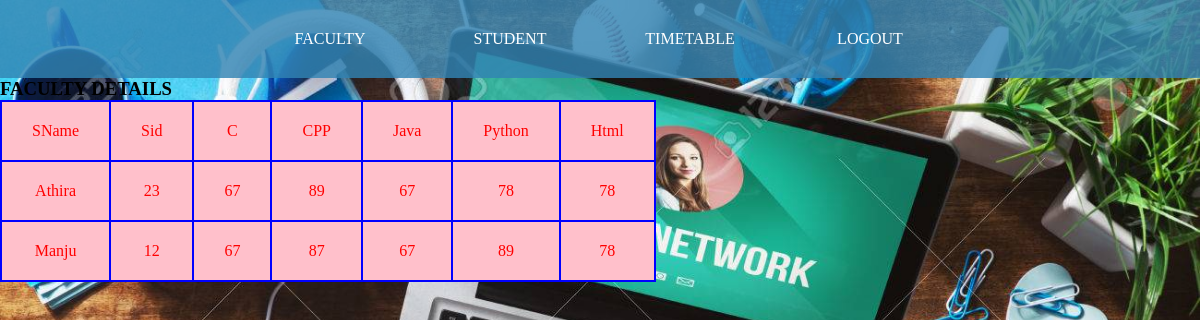
Screenshot of /fmafet with the database file from the repository.
### regapp/models.py (models this page shows)
class Mark(models.Model):
    Sname=models.CharField(max_length=20)
    Sid=models.IntegerField(null="True",blank="True")
    C=models.IntegerField()
    CPP=models.IntegerField()
    Java=models.IntegerField()
    Python=models.IntegerField()
    Html=models.IntegerField()
    class meta:
        db_table="Mark"

### regapp/views.py (the view)
# urls.py: path('fmafet',views.facmfe,name='fmafet'),
def facmfe(request):
    queryset4=Mark.objects.all()
    return render(request,'fmafet.html',{'authors':queryset4})

### regapp/templates/fmafet.html (shortened to what this page needs)
<DOCTYPE html>
<html>
<head>
{% load static  %}
<link rel="stylesheet"   href="{% static 'css/style.css'%}">
</head>
<body class="c">
<div class="navbar">
    <ul>
        <li><a href="{%url 'login' %}">FACULTY </a>
        </li>
        <li><a href="{%url 'login' %}">STUDENT </a>
        </li>
        <li><a href="{%url 'login' %}">TIMETABLE </a></li>
        <li><a href="{%url 'index' %}">LOGOUT </a></li>
    </ul>
</div>
<div >
<h3>FACULTY DETAILS</h3>
<table>
    <thead>
        <tr>
            <td>SName</td>
            <td>Sid</td>
            <td>C</td>
            <td>CPP</td>
            <td>Java</td>
            <td>Python</td>
            <td>Html</td>
        </tr>
    </thead>
    <tbody>
    {% if authors %}
    {% for i in authors %}
    <tr>
        <td>{{i.Sname}}</td>
        <td>{{i.Sid}}</td>
        <td>{{i.C}}</td>
        <td>{{i.CPP}}</td>
        <td>{{i.Java}}</td>
        <td>{{i.Python}}</td>
        <td>{{i.Html}}</td>
    </tr>
    {%endfor%}
    {%endif%}
    </tbody>
</table>
</body>
</html>

### regapp/static/css/style.css (style rules this page uses)
* { margin:0px; padding:0px }
.c { background-image:url(../img/img2.jpg); background-size:cover; }
.navbar { text-align:center; background-color:rgba(50, 132, 180, 0.815); }
.navbar ul { list-style-type:none; display:inline-flex; }
.navbar ul li { border-radius:20px;width:120px;padding:15px;margin:15px }
.navbar ul li { border-radius:15px; width:120px; margin:15px; padding:15px; }
.navbar ul li a { text-decoration:none; color:white; }

### regapp/templates/fmafet.html (style rules this page uses)
table,th,td { border:2px solid blue;border-collapse:collapse;text-align:center;color:red;background-color:pink }
th,td { padding :20px 30px }

### rows the page displays
Mark: Sname "Athira", Sid "23", C "67", CPP "89", Java "67", Python "78", Html "78"
Mark: Sname "Manju", Sid "12", C "67", CPP "87", Java "67", Python "89", Html "78"
